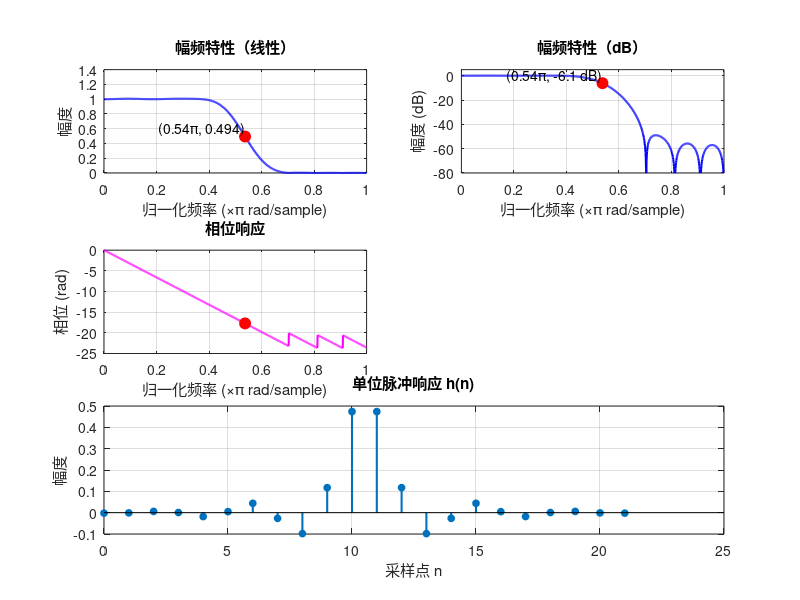

The MATLAB source for this figure: (Note: this script raises an error after producing the figure.)
% 定义FIR低通滤波器的设计参数
Fs = 720;        % 采样频率 (Hz)
N = 21;          % 滤波器阶数
wc = 0.537 * pi;   % 归一化截止频率 (0.5π)

% 设计FIR低通滤波器（Hamming窗）
b = fir1(N, wc/pi);
a = 1;

% 计算频率响应
[H, W] = freqz(b, a, 1024);
freq_normalized = W/pi;  % 归一化频率(0~1)

% 精确找到截止频率对应的索引
[~, idx_wc] = min(abs(W - wc));
H_wc = H(idx_wc);  % 该频率点的复频响应

% ===== 专业绘图 =====
figure('Position', [100 100 900 800]);

% 1. 幅频特性(线性)
subplot(3,2,1);
plot(freq_normalized, abs(H), 'b', 'LineWidth', 1.5);
hold on;
% 精确标定截止频率点（红色圆点落在曲线上）
plot(freq_normalized(idx_wc), abs(H_wc), 'ro', 'MarkerFaceColor', 'r', 'MarkerSize', 8);
text(freq_normalized(idx_wc), abs(H_wc), ...
    sprintf(' (%.2fπ, %.3f)', freq_normalized(idx_wc), abs(H_wc)), ...
    'VerticalAlignment', 'bottom', 'HorizontalAlignment', 'right');
title('幅频特性（线性）');
xlabel('归一化频率 (\times\pi rad/sample)');
ylabel('幅度');
grid on;
xlim([0 1]);

% 2. 幅频特性(dB)
subplot(3,2,2);
plot(freq_normalized, 20*log10(abs(H)), 'b', 'LineWidth', 1.5);
hold on;
% 精确标定截止频率点
plot(freq_normalized(idx_wc), 20*log10(abs(H_wc)), 'ro', 'MarkerFaceColor', 'r', 'MarkerSize', 8);
text(freq_normalized(idx_wc), 20*log10(abs(H_wc)), ...
    sprintf(' (%.2fπ, %.1f dB)', freq_normalized(idx_wc), 20*log10(abs(H_wc))), ...
    'VerticalAlignment', 'bottom', 'HorizontalAlignment', 'right');
title('幅频特性（dB）');
xlabel('归一化频率 (\times\pi rad/sample)');
ylabel('幅度 (dB)');
grid on;
xlim([0 1]);
ylim([-80 5]);

% 3. 相位响应（解卷绕）
subplot(3,2,3);
phase = unwrap(angle(H));
plot(freq_normalized, phase, 'm', 'LineWidth', 1.5);
hold on;
% 标定截止频率相位
plot(freq_normalized(idx_wc), phase(idx_wc), 'ro', 'MarkerFaceColor', 'r', 'MarkerSize', 8);
title('相位响应');
xlabel('归一化频率 (\times\pi rad/sample)');
ylabel('相位 (rad)');
grid on;
xlim([0 1]);



% 5. 单位脉冲响应
subplot(3,2,[5 6]);
stem(0:N, b, 'filled', 'LineWidth', 1.5, 'MarkerSize', 5);
title('单位脉冲响应 h(n)');
xlabel('采样点 n');
ylabel('幅度');
grid on;

% 显示关键参数
disp(['截止频率: ', num2str(wc/pi), 'π (', num2str(wc*Fs/(2*pi)), ' Hz)']);
disp(['-3dB点实际增益: ', num2str(20*log10(abs(H_wc))), ' dB']);
disp(['群延迟(理论N/2): ', num2str(mean(group_delay(1:idx_wc_gd))), ' 采样点']);
